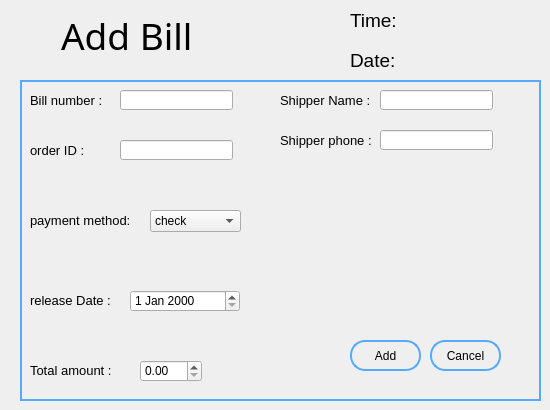
      <widget class="QWidget" name="addBill1">
       <attribute name="title">
        <string>addBill</string>
       </attribute>
       <widget class="QFrame" name="frame_75">
        <property name="geometry">
         <rect>
          <x>20</x>
          <y>80</y>
          <width>521</width>
          <height>321</height>
         </rect>
        </property>
        <property name="styleSheet">
         <string notr="true">#frame_75
{
	border:2px solid rgb(85, 170, 255);
}</string>
        </property>
        <property name="frameShape">
         <enum>QFrame::StyledPanel</enum>
        </property>
        <property name="frameShadow">
         <enum>QFrame::Raised</enum>
        </property>
        <widget class="QPushButton" name="cancelButton_23">
         <property name="geometry">
          <rect>
           <x>410</x>
           <y>260</y>
           <width>71</width>
           <height>31</height>
          </rect>
         </property>
         <property name="styleSheet">
          <string notr="true">#cancelButton_23
{
	border-radius:15px;
	background:transparent;
	border:2px solid rgb(85, 170, 255);
}

#cancelButton_23:hover
{
	background:rgb(85, 170, 255);
}</string>
         </property>
         <property name="text">
          <string>Cancel</string>
         </property>
        </widget>
        <widget class="QPushButton" name="addBill_2">
         <property name="geometry">
          <rect>
           <x>330</x>
           <y>260</y>
           <width>71</width>
           <height>31</height>
          </rect>
         </property>
         <property name="styleSheet">
          <string notr="true">#addBill_2
{
	border-radius:15px;
	background:transparent;
	border:2px solid rgb(85, 170, 255);
}

#addBill_2:hover
{
	background:rgb(85, 170, 255);
}</string>
         </property>
         <property name="text">
          <string>Add</string>
         </property>
        </widget>
        <widget class="QLabel" name="label_364">
         <property name="geometry">
          <rect>
           <x>10</x>
           <y>60</y>
           <width>81</width>
           <height>21</height>
          </rect>
         </property>
         <property name="font">
          <font>
           <pointsize>10</pointsize>
           <weight>50</weight>
           <bold>false</bold>
          </font>
         </property>
         <property name="text">
          <string>order ID :</string>
         </property>
        </widget>
        <widget class="QLabel" name="label_365">
         <property name="geometry">
          <rect>
           <x>10</x>
           <y>130</y>
           <width>111</width>
           <height>21</height>
          </rect>
         </property>
         <property name="font">
          <font>
           <pointsize>10</pointsize>
           <weight>50</weight>
           <bold>false</bold>
          </font>
         </property>
         <property name="text">
          <string>payment method:</string>
         </property>
        </widget>
        <widget class="QLabel" name="label_366">
         <property name="geometry">
          <rect>
           <x>260</x>
           <y>10</y>
           <width>91</width>
           <height>21</height>
          </rect>
         </property>
         <property name="font">
          <font>
           <pointsize>10</pointsize>
           <weight>50</weight>
           <bold>false</bold>
          </font>
         </property>
         <property name="text">
          <string>Shipper Name :</string>
         </property>
        </widget>
        <widget class="QLabel" name="label_367">
         <property name="geometry">
          <rect>
           <x>260</x>
           <y>50</y>
           <width>101</width>
           <height>21</height>
          </rect>
         </property>
         <property name="font">
          <font>
           <pointsize>10</pointsize>
           <weight>50</weight>
           <bold>false</bold>
          </font>
         </property>
         <property name="text">
          <string>Shipper phone :</string>
         </property>
        </widget>
        <widget class="QLineEdit" name="billNumber">
         <property name="geometry">
          <rect>
           <x>100</x>
           <y>10</y>
           <width>113</width>
           <height>20</height>
          </rect>
         </property>
         <property name="readOnly">
          <bool>false</bool>
         </property>
        </widget>
        <widget class="QLineEdit" name="shipperPhone">
         <property name="geometry">
          <rect>
           <x>360</x>
           <y>50</y>
           <width>113</width>
           <height>20</height>
          </rect>
         </property>
        </widget>
        <widget class="QDoubleSpinBox" name="doubleSpinBox">
         <property name="geometry">
          <rect>
           <x>120</x>
           <y>280</y>
           <width>62</width>
           <height>22</height>
          </rect>
         </property>
        </widget>
        <widget class="QLineEdit" name="orderID">
         <property name="geometry">
          <rect>
           <x>100</x>
           <y>60</y>
           <width>113</width>
           <height>20</height>
          </rect>
         </property>
        </widget>
        <widget class="QLabel" name="label_369">
         <property name="geometry">
          <rect>
           <x>10</x>
           <y>210</y>
           <width>81</width>
           <height>21</height>
          </rect>
         </property>
         <property name="font">
          <font>
           <pointsize>10</pointsize>
           <weight>50</weight>
           <bold>false</bold>
          </font>
         </property>
         <property name="text">
          <string>release Date :</string>
         </property>
        </widget>
        <widget class="QLabel" name="label_370">
         <property name="geometry">
          <rect>
           <x>10</x>
           <y>10</y>
           <width>81</width>
           <height>21</height>
          </rect>
         </property>
         <property name="font">
          <font>
           <pointsize>10</pointsize>
           <weight>50</weight>
           <bold>false</bold>
          </font>
         </property>
         <property name="text">
          <string>Bill number :</string>
         </property>
        </widget>
        <widget class="QLineEdit" name="shipperName">
         <property name="geometry">
          <rect>
           <x>360</x>
           <y>10</y>
           <width>113</width>
           <height>20</height>
          </rect>
         </property>
        </widget>
        <widget class="QDateEdit" name="dateEdit">
         <property name="geometry">
          <rect>
           <x>110</x>
           <y>210</y>
           <width>110</width>
           <height>22</height>
          </rect>
         </property>
        </widget>
        <widget class="QLabel" name="label_371">
         <property name="geometry">
          <rect>
           <x>10</x>
           <y>280</y>
           <width>101</width>
           <height>21</height>
          </rect>
         </property>
         <property name="font">
          <font>
           <pointsize>10</pointsize>
           <weight>50</weight>
           <bold>false</bold>
          </font>
         </property>
         <property name="text">
          <string>Total amount :</string>
         </property>
        </widget>
        <widget class="QComboBox" name="paymentMethod">
         <property name="geometry">
          <rect>
           <x>130</x>
           <y>130</y>
           <width>91</width>
           <height>22</height>
          </rect>
         </property>
         <item>
          <property name="text">
           <string>check</string>
          </property>
         </item>
         <item>
          <property name="text">
           <string>cash</string>
          </property>
         </item>
        </widget>
       </widget>
       <widget class="QLabel" name="label_372">
        <property name="geometry">
         <rect>
          <x>61</x>
          <y>0</y>
          <width>281</width>
          <height>71</height>
         </rect>
        </property>
        <property name="font">
         <font>
          <family>Arial Rounded MT Bold</family>
          <pointsize>28</pointsize>
         </font>
        </property>
        <property name="text">
         <string>Add Bill</string>
        </property>
       </widget>
       <widget class="QLabel" name="label_373">
        <property name="geometry">
         <rect>
          <x>350</x>
          <y>50</y>
          <width>47</width>
          <height>21</height>
         </rect>
        </property>
        <property name="font">
         <font>
          <pointsize>14</pointsize>
         </font>
        </property>
        <property name="text">
         <string>Date:</string>
        </property>
       </widget>
       <widget class="QLabel" name="label_374">
        <property name="geometry">
         <rect>
          <x>350</x>
          <y>10</y>
          <width>47</width>
          <height>21</height>
         </rect>
        </property>
        <property name="font">
         <font>
          <pointsize>14</pointsize>
         </font>
        </property>
        <property name="text">
         <string>Time:</string>
        </property>
       </widget>
       <widget class="QLabel" name="date_6">
        <property name="geometry">
         <rect>
          <x>400</x>
          <y>50</y>
          <width>131</width>
          <height>21</height>
         </rect>
        </property>
        <property name="text">
         <string/>
        </property>
       </widget>
       <widget class="QLabel" name="time_7">
        <property name="geometry">
         <rect>
          <x>400</x>
          <y>10</y>
          <width>141</width>
          <height>21</height>
         </rect>
        </property>
        <property name="text">
         <string/>
        </property>
       </widget>
      </widget>
